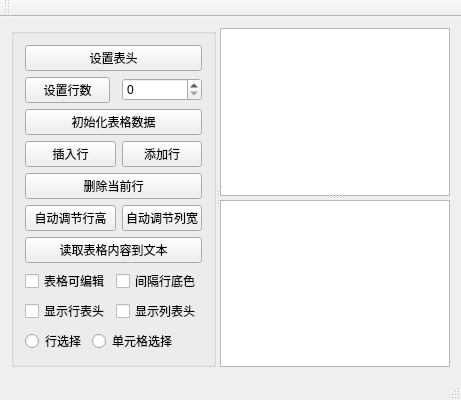
<?xml version="1.0" encoding="UTF-8"?>
<ui version="4.0">
 <class>MainWindow</class>
 <widget class="QMainWindow" name="MainWindow">
  <property name="geometry">
   <rect>
    <x>0</x>
    <y>0</y>
    <width>461</width>
    <height>301</height>
   </rect>
  </property>
  <property name="windowTitle">
   <string>MainWindow</string>
  </property>
  <widget class="QWidget" name="centralWidget">
   <layout class="QHBoxLayout" name="horizontalLayout">
    <item>
     <widget class="QSplitter" name="splitterMain">
      <property name="orientation">
       <enum>Qt::Horizontal</enum>
      </property>
      <widget class="QGroupBox" name="groupBox">
       <property name="title">
        <string/>
       </property>
       <layout class="QGridLayout" name="gridLayout">
        <item row="0" column="0" colspan="4">
         <widget class="QPushButton" name="btnSetHeader">
          <property name="text">
           <string>设置表头</string>
          </property>
         </widget>
        </item>
        <item row="1" column="0" colspan="2">
         <widget class="QPushButton" name="btnSetRow">
          <property name="text">
           <string>设置行数</string>
          </property>
         </widget>
        </item>
        <item row="1" column="3">
         <widget class="QSpinBox" name="spinRow"/>
        </item>
        <item row="2" column="0" colspan="4">
         <widget class="QPushButton" name="btnIniData">
          <property name="text">
           <string>初始化表格数据</string>
          </property>
         </widget>
        </item>
        <item row="3" column="0" colspan="3">
         <widget class="QPushButton" name="btnInsertRow">
          <property name="text">
           <string>插入行</string>
          </property>
         </widget>
        </item>
        <item row="3" column="3">
         <widget class="QPushButton" name="btnAppendRow">
          <property name="text">
           <string>添加行</string>
          </property>
         </widget>
        </item>
        <item row="4" column="0" colspan="4">
         <widget class="QPushButton" name="btnDelCurRow">
          <property name="text">
           <string>删除当前行</string>
          </property>
         </widget>
        </item>
        <item row="5" column="0" colspan="3">
         <widget class="QPushButton" name="btnFitH">
          <property name="text">
           <string>自动调节行高</string>
          </property>
         </widget>
        </item>
        <item row="5" column="3">
         <widget class="QPushButton" name="btnFitW">
          <property name="text">
           <string>自动调节列宽</string>
          </property>
         </widget>
        </item>
        <item row="6" column="0" colspan="4">
         <widget class="QPushButton" name="btnReadToEdit">
          <property name="text">
           <string>读取表格内容到文本</string>
          </property>
         </widget>
        </item>
        <item row="7" column="0" colspan="2">
         <widget class="QCheckBox" name="chkBoxTabEditable">
          <property name="text">
           <string>表格可编辑</string>
          </property>
         </widget>
        </item>
        <item row="7" column="2" colspan="2">
         <widget class="QCheckBox" name="chkBoxRowColor">
          <property name="text">
           <string>间隔行底色</string>
          </property>
         </widget>
        </item>
        <item row="8" column="0" colspan="2">
         <widget class="QCheckBox" name="chkBoxHeaderH">
          <property name="text">
           <string>显示行表头</string>
          </property>
         </widget>
        </item>
        <item row="8" column="2" colspan="2">
         <widget class="QCheckBox" name="chkBoxHeaderV">
          <property name="text">
           <string>显示列表头</string>
          </property>
         </widget>
        </item>
        <item row="9" column="0">
         <widget class="QRadioButton" name="rBtnSelectRow">
          <property name="text">
           <string>行选择</string>
          </property>
         </widget>
        </item>
        <item row="9" column="1" colspan="3">
         <widget class="QRadioButton" name="rBtnSelectItem">
          <property name="text">
           <string>单元格选择</string>
          </property>
         </widget>
        </item>
       </layout>
      </widget>
      <widget class="QSplitter" name="splitter">
       <property name="orientation">
        <enum>Qt::Vertical</enum>
       </property>
       <widget class="QTableWidget" name="tableInfo"/>
       <widget class="QPlainTextEdit" name="plainTextEdit"/>
      </widget>
     </widget>
    </item>
   </layout>
  </widget>
  <widget class="QToolBar" name="mainToolBar">
   <attribute name="toolBarArea">
    <enum>TopToolBarArea</enum>
   </attribute>
   <attribute name="toolBarBreak">
    <bool>false</bool>
   </attribute>
  </widget>
  <widget class="QStatusBar" name="statusBar"/>
 </widget>
 <layoutdefault spacing="6" margin="11"/>
 <resources/>
 <connections/>
</ui>
